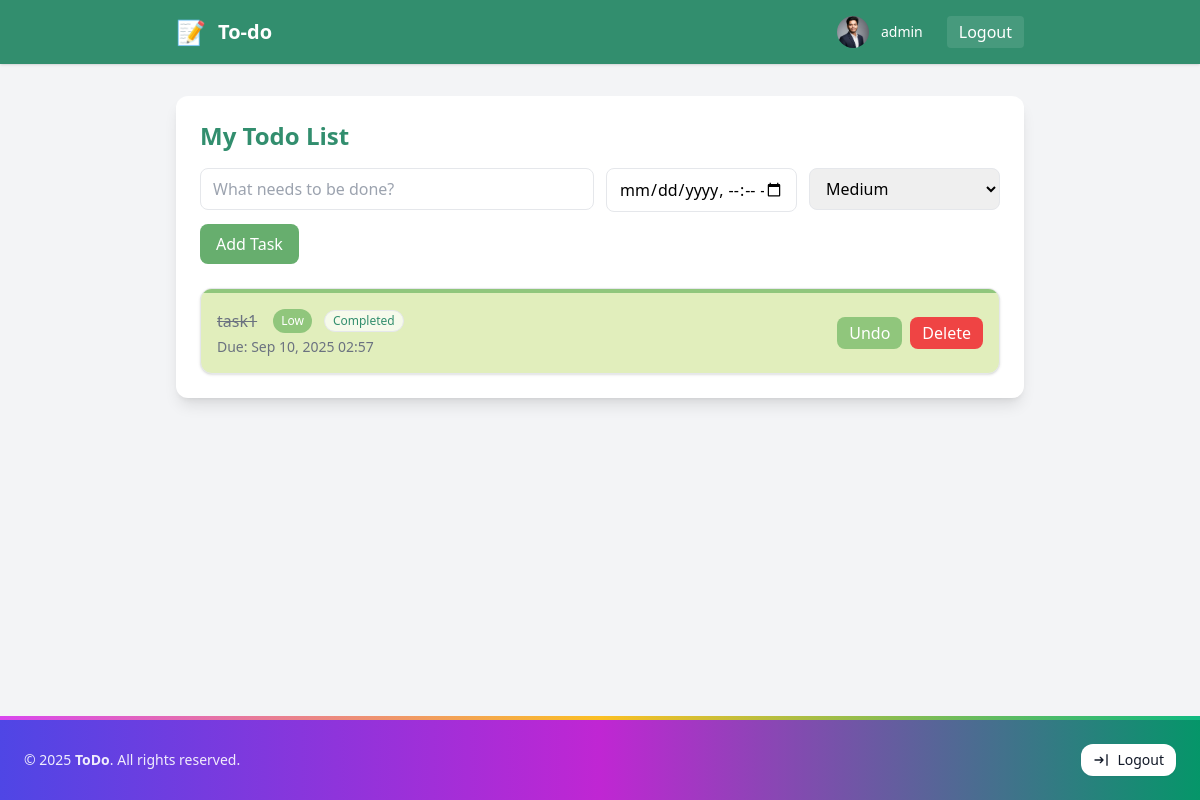
Page /tasks/ (signed in) on the committed database.
### accounts/models.py (models this page shows, shortened)
class Profile(models.Model):
    user = models.OneToOneField(User, on_delete=models.CASCADE, related_name="profile")
    full_name = models.CharField(max_length=120, blank=True)
    bio = models.TextField(blank=True)
    avatar = models.ImageField(upload_to="avatars/", blank=True, null=True)
    timezone = models.CharField(max_length=64, blank=True)

### tasks/models.py (models this page shows, shortened)
class Task(models.Model):
    PRIORITY_CHOICES = [
        ("high", "High"),
        ("medium", "Medium"),
        ("low", "Low"),
    ]
    owner = models.ForeignKey(
        settings.AUTH_USER_MODEL,
        on_delete=models.CASCADE,
        related_name="tasks",
        null=True,   # keep True while you backfill legacy rows; set to False when done
        blank=True,
    )
    title = models.CharField(max_length=200)
    completed = models.BooleanField(default=False)
    due_date = models.DateTimeField(null=True, blank=True)
    priority = models.CharField(max_length=10, choices=PRIORITY_CHOICES, default="medium")
    created_at = models.DateTimeField(auto_now_add=True)
    last_reminder_sent = models.DateTimeField(null=True, blank=True, default=None)
    class Meta:
        ordering = ["-created_at"]
        indexes = [
            models.Index(fields=["owner", "completed"]),
            models.Index(fields=["owner", "priority"]),
            models.Index(fields=["owner", "due_date"]),
        ]

### tasks/views.py (the view, shortened to what this page needs)
# urls.py: path("", views.task_list, name="task_list"),
@login_required
def task_list(request):
    form = TaskForm(request.POST or None)
    tasks = Task.objects.filter(owner=request.user).order_by("completed", "due_date")
    return render(request, "tasks/task_list.html", {"tasks": tasks, "form": form})

### tasks/forms.py (shortened to what this page needs)
class TaskForm(forms.ModelForm):
    class Meta:
        model = Task
        fields = ['title', 'due_date', 'priority']
        widgets = {
            'title': forms.TextInput(attrs={'placeholder': 'What needs to be done?', 'autofocus': 'autofocus', 'class': 'border rounded-lg px-3 py-2'}),
            'due_date': forms.DateTimeInput(attrs={'type': 'datetime-local', 'class': 'border rounded-lg px-3 py-2'}),
            'priority': forms.Select(attrs={'class': 'border rounded-lg px-3 py-2'}),
        }

### accounts/context_processors.py (called while the page is built)
def ensure_profile(request) -> Dict:
    profile = None
    user = getattr(request, 'user', None)
    if user and user.is_authenticated:
        from .models import Profile
        profile, _ = Profile.objects.get_or_create(user=user)
        is_admin = user.is_superuser or user.groups.filter(name="admin").exists()
    else:
        is_admin = False
    return {"profile": profile, "is_admin": is_admin}

### tasks/templates/tasks/task_list.html (shortened to what this page needs)
<!DOCTYPE html>
<html lang="en">
<head>
    <script src="https://cdn.tailwindcss.com"></script>
    {% load widget_tweaks %}
</head>
<body class="bg-gray-100 min-h-screen flex flex-col">
  <header class="w-full bg-[#328E6E] text-white shadow">
    <div class="max-w-4xl mx-auto px-6 py-4 flex items-center justify-between">
      <div class="flex items-center gap-3">
        <span class="text-2xl">📝</span>
        <span class="text-xl font-semibold">To-do</span>
      </div>
      <div class="flex items-center gap-4">
        {% if user.is_authenticated %}
          <a href="{% url 'accounts:profile' %}" class="flex items-center gap-3 text-sm">
            {% if profile and profile.avatar %}
              <img src="{{ profile.avatar.url }}" alt="{{ user.username }}'s avatar" class="h-8 w-8 rounded-full object-cover" />
            {% else %}
              <div class="h-8 w-8 rounded-full bg-white/10 grid place-items-center text-white font-semibold">{{ user.username|slice:":1"|upper }}</div>
            {% endif %}
            <span class="hidden sm:inline">{{ user.username }}</span>
          </a>
          <form method="post" action="{% url 'accounts:logout' %}">
            <button type="submit" class="ml-2 rounded px-3 py-1 bg-white/10">Logout</button>
          </form>
        {% else %}
          <a href="{% url 'accounts:login' %}" class="text-sm">Log in</a>
        {% endif %}
      </div>
    </div>
  </header>
  <main class="flex-1 w-full">
    <div class="max-w-4xl mx-auto px-6 py-8">
      <div class="bg-white shadow-lg rounded-xl p-6 w-full">
        <h1 class="text-2xl font-bold text-[#328E6E] mb-4">My Todo List</h1>
        <form method="post" id="addTaskForm" class="grid grid-cols-1 md:grid-cols-4 gap-3 mb-6">
          <div class="md:col-span-2">
            {{ form.title|add_class:"border rounded-lg px-3 py-2 w-full" }}
          </div>
          <div>
            {{ form.due_date|add_class:"border rounded-lg px-3 py-2 w-full" }}
          </div>
          <div>
            {{ form.priority|add_class:"border rounded-lg px-3 py-2 w-full" }}
          </div>
          <div class="md:col-span-4">
            <button type="submit" id="addTaskBtn" class="bg-[#67AE6E] text-white px-4 py-2 rounded-lg">Add Task</button>
          </div>
        </form>
        <ul class="space-y-4">
          {% for task in tasks %}
            <li data-task-id-row="task-{{ task.pk }}" class="rounded-xl shadow border overflow-hidden {% if task.completed %}bg-[#E1EEBC]{% else %}bg-white{% endif %}">
              <div class="h-1 w-full {% if task.priority == 'high' %}bg-[#328E6E]{% elif task.priority == 'medium' %}bg-[#67AE6E]{% else %}bg-[#90C67C]{% endif %}"></div>
              <div class="p-4 flex justify-between items-center">
                <div>
                  <div class="flex items-center gap-2">
                    <span class="{% if task.completed %}line-through text-gray-500{% endif %} font-medium">{{ task.title }}</span>
                    <span class="ml-2 text-xs px-2 py-1 rounded-full {% if task.priority == 'high' %}bg-[#328E6E] text-white{% elif task.priority == 'medium' %}bg-[#67AE6E] text-white{% else %}bg-[#90C67C] text-white{% endif %}">{{ task.priority|title }}</span>
                    {% if task.completed %}<span class="ml-1 text-xs px-2 py-0.5 rounded-full bg-white/70 text-[#328E6E] border">Completed</span>{% endif %}
                  </div>
                  {% if task.due_date %}<div class="text-sm text-gray-500 mt-1">Due: {{ task.due_date|date:"M d, Y H:i" }}</div>{% endif %}
                </div>
                <div class="flex gap-2">
                  <form method="post" action="{% url 'tasks:toggle_task' task.pk %}">
                    <button type="submit" class="px-3 py-1 rounded-lg text-white {% if task.completed %}bg-[#90C67C] hover:bg-[#67AE6E]{% else %}bg-[#67AE6E] hover:bg-[#328E6E]{% endif %}">{% if task.completed %}Undo{% else %}Done{% endif %}</button>
                  </form>
                  <button data-task-id="{{ task.pk }}" data-task-title="{{ task.title|escapejs }}" class="px-3 py-1 rounded-lg bg-red-500 text-white hover:bg-red-600 js-delete-btn">Delete</button>
                </div>
              </div>
            </li>
          {% empty %}
            <li class="rounded-xl border bg-white p-6 text-center text-gray-500">No tasks yet!</li>
          {% endfor %}
        </ul>
      </div>
    </div>
  </main>
  {% include 'includes/footer.html' %}
</body>
</html>

### rows in the picture
Profile: avatar (picture)
Task: title "task1", priority "Low", completed "Completed", due_date "Sep 10, 2025 02:57"

### other values in the picture
{{ user.username }} "admin"
